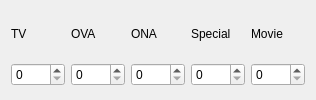
         <widget class="QWidget" name="tab_allSeries">
          <attribute name="title">
           <string>Total series</string>
          </attribute>
          <layout class="QGridLayout" name="gridLayout">
           <item row="0" column="0">
            <widget class="QLabel" name="Lbl_TV1">
             <property name="maximumSize">
              <size>
               <width>16777215</width>
               <height>40</height>
              </size>
             </property>
             <property name="text">
              <string>TV</string>
             </property>
            </widget>
           </item>
           <item row="0" column="1">
            <widget class="QLabel" name="Lbl_OVA1">
             <property name="maximumSize">
              <size>
               <width>16777215</width>
               <height>40</height>
              </size>
             </property>
             <property name="text">
              <string>OVA</string>
             </property>
            </widget>
           </item>
           <item row="0" column="2">
            <widget class="QLabel" name="Lbl_ONA1">
             <property name="maximumSize">
              <size>
               <width>16777215</width>
               <height>40</height>
              </size>
             </property>
             <property name="text">
              <string>ONA</string>
             </property>
            </widget>
           </item>
           <item row="0" column="3">
            <widget class="QLabel" name="Lbl_Spec1">
             <property name="maximumSize">
              <size>
               <width>16777215</width>
               <height>40</height>
              </size>
             </property>
             <property name="text">
              <string>Special</string>
             </property>
            </widget>
           </item>
           <item row="0" column="4">
            <widget class="QLabel" name="Lbl_Film1">
             <property name="maximumSize">
              <size>
               <width>16777215</width>
               <height>40</height>
              </size>
             </property>
             <property name="text">
              <string>Movie</string>
             </property>
            </widget>
           </item>
           <item row="1" column="0">
            <widget class="QSpinBox" name="SpinBox_aTV">
             <property name="whatsThis">
              <string>You can use a mouse wheel for value change</string>
             </property>
             <property name="maximum">
              <number>9999</number>
             </property>
            </widget>
           </item>
           <item row="1" column="3">
            <widget class="QSpinBox" name="SpinBox_aSpec">
             <property name="whatsThis">
              <string>You can use a mouse wheel for value change</string>
             </property>
             <property name="maximum">
              <number>9999</number>
             </property>
            </widget>
           </item>
           <item row="1" column="1">
            <widget class="QSpinBox" name="SpinBox_aOVA">
             <property name="whatsThis">
              <string>You can use a mouse wheel for value change</string>
             </property>
             <property name="maximum">
              <number>9999</number>
             </property>
            </widget>
           </item>
           <item row="1" column="2">
            <widget class="QSpinBox" name="SpinBox_aONA">
             <property name="whatsThis">
              <string>You can use a mouse wheel for value change</string>
             </property>
             <property name="maximum">
              <number>9999</number>
             </property>
            </widget>
           </item>
           <item row="1" column="4">
            <widget class="QSpinBox" name="SpinBox_aMovie">
             <property name="whatsThis">
              <string>You can use a mouse wheel for value change</string>
             </property>
             <property name="maximum">
              <number>9999</number>
             </property>
            </widget>
           </item>
          </layout>
         </widget>
